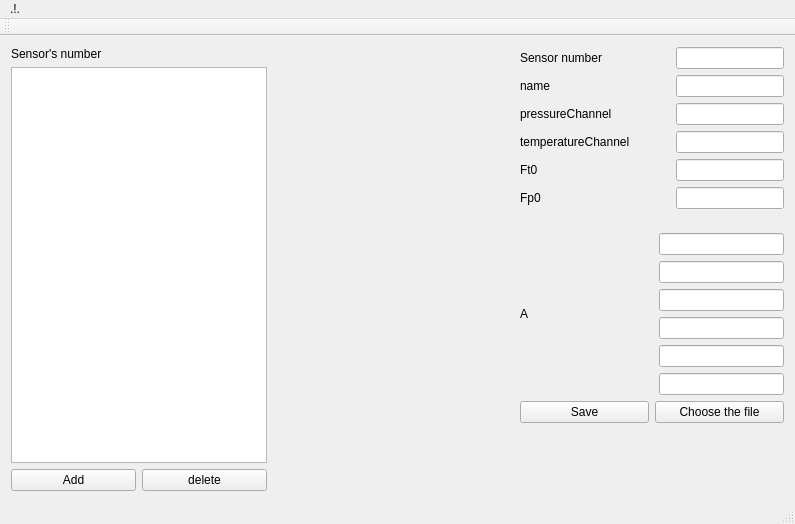
<?xml version="1.0" encoding="UTF-8"?>
<ui version="4.0">
 <class>MainWindow</class>
 <widget class="QMainWindow" name="MainWindow">
  <property name="geometry">
   <rect>
    <x>0</x>
    <y>0</y>
    <width>795</width>
    <height>524</height>
   </rect>
  </property>
  <property name="windowTitle">
   <string>MainWindow</string>
  </property>
  <widget class="QWidget" name="centralWidget">
   <layout class="QGridLayout" name="gridLayout">
    <item row="0" column="0">
     <layout class="QHBoxLayout" name="horizontalLayout_4">
      <item>
       <layout class="QVBoxLayout" name="verticalLayout_2">
        <item>
         <layout class="QVBoxLayout" name="verticalLayout">
          <item>
           <widget class="QLabel" name="label">
            <property name="text">
             <string>Sensor's number</string>
            </property>
           </widget>
          </item>
         </layout>
        </item>
        <item>
         <widget class="QListWidget" name="listWidget"/>
        </item>
        <item>
         <layout class="QHBoxLayout" name="horizontalLayout">
          <item>
           <widget class="QPushButton" name="Pushbutton_add">
            <property name="text">
             <string>Add</string>
            </property>
           </widget>
          </item>
          <item>
           <widget class="QPushButton" name="pushbutton_delete">
            <property name="text">
             <string>delete</string>
            </property>
           </widget>
          </item>
         </layout>
        </item>
       </layout>
      </item>
      <item>
       <spacer name="horizontalSpacer_3">
        <property name="orientation">
         <enum>Qt::Horizontal</enum>
        </property>
        <property name="sizeHint" stdset="0">
         <size>
          <width>40</width>
          <height>20</height>
         </size>
        </property>
       </spacer>
      </item>
      <item>
       <layout class="QVBoxLayout" name="verticalLayout_7">
        <item>
         <layout class="QVBoxLayout" name="verticalLayout_6">
          <item>
           <layout class="QHBoxLayout" name="horizontalLayout_3">
            <item>
             <layout class="QVBoxLayout" name="verticalLayout_5">
              <item>
               <widget class="QLabel" name="label_2">
                <property name="text">
                 <string>Sensor number</string>
                </property>
               </widget>
              </item>
              <item>
               <widget class="QLabel" name="label_3">
                <property name="text">
                 <string>name</string>
                </property>
               </widget>
              </item>
              <item>
               <widget class="QLabel" name="label_4">
                <property name="text">
                 <string>pressureChannel</string>
                </property>
               </widget>
              </item>
              <item>
               <widget class="QLabel" name="label_5">
                <property name="text">
                 <string>temperatureChannel</string>
                </property>
               </widget>
              </item>
              <item>
               <widget class="QLabel" name="label_6">
                <property name="text">
                 <string>Ft0</string>
                </property>
               </widget>
              </item>
              <item>
               <widget class="QLabel" name="label_7">
                <property name="text">
                 <string>Fp0</string>
                </property>
               </widget>
              </item>
             </layout>
            </item>
            <item>
             <spacer name="horizontalSpacer">
              <property name="orientation">
               <enum>Qt::Horizontal</enum>
              </property>
              <property name="sizeHint" stdset="0">
               <size>
                <width>40</width>
                <height>20</height>
               </size>
              </property>
             </spacer>
            </item>
            <item>
             <layout class="QVBoxLayout" name="verticalLayout_4">
              <item>
               <widget class="QLineEdit" name="SensorNumber"/>
              </item>
              <item>
               <widget class="QLineEdit" name="Name"/>
              </item>
              <item>
               <widget class="QLineEdit" name="pressureChanel">
                <property name="text">
                 <string/>
                </property>
               </widget>
              </item>
              <item>
               <widget class="QLineEdit" name="temperatureChannel"/>
              </item>
              <item>
               <widget class="QLineEdit" name="Ft0"/>
              </item>
              <item>
               <widget class="QLineEdit" name="Fp0"/>
              </item>
             </layout>
            </item>
           </layout>
          </item>
          <item>
           <spacer name="verticalSpacer">
            <property name="orientation">
             <enum>Qt::Vertical</enum>
            </property>
            <property name="sizeHint" stdset="0">
             <size>
              <width>20</width>
              <height>18</height>
             </size>
            </property>
           </spacer>
          </item>
          <item>
           <layout class="QHBoxLayout" name="horizontalLayout_2">
            <item>
             <widget class="QLabel" name="label_8">
              <property name="text">
               <string>A</string>
              </property>
             </widget>
            </item>
            <item>
             <spacer name="horizontalSpacer_2">
              <property name="orientation">
               <enum>Qt::Horizontal</enum>
              </property>
              <property name="sizeHint" stdset="0">
               <size>
                <width>40</width>
                <height>20</height>
               </size>
              </property>
             </spacer>
            </item>
            <item>
             <layout class="QVBoxLayout" name="verticalLayout_3">
              <item>
               <widget class="QLineEdit" name="A0"/>
              </item>
              <item>
               <widget class="QLineEdit" name="A1"/>
              </item>
              <item>
               <widget class="QLineEdit" name="A2"/>
              </item>
              <item>
               <widget class="QLineEdit" name="A3"/>
              </item>
              <item>
               <widget class="QLineEdit" name="A4"/>
              </item>
              <item>
               <widget class="QLineEdit" name="A5"/>
              </item>
             </layout>
            </item>
           </layout>
          </item>
         </layout>
        </item>
        <item>
         <layout class="QHBoxLayout" name="horizontalLayout_5">
          <item>
           <widget class="QPushButton" name="pushbutton_save">
            <property name="text">
             <string>Save</string>
            </property>
           </widget>
          </item>
          <item>
           <widget class="QPushButton" name="pushbutton_choose">
            <property name="text">
             <string>Choose the file</string>
            </property>
           </widget>
          </item>
         </layout>
        </item>
        <item>
         <spacer name="verticalSpacer_2">
          <property name="orientation">
           <enum>Qt::Vertical</enum>
          </property>
          <property name="sizeHint" stdset="0">
           <size>
            <width>20</width>
            <height>18</height>
           </size>
          </property>
         </spacer>
        </item>
       </layout>
      </item>
     </layout>
    </item>
   </layout>
  </widget>
  <widget class="QMenuBar" name="menuBar">
   <property name="geometry">
    <rect>
     <x>0</x>
     <y>0</y>
     <width>795</width>
     <height>22</height>
    </rect>
   </property>
   <widget class="QMenu" name="menu">
    <property name="title">
     <string>.!.</string>
    </property>
   </widget>
   <addaction name="menu"/>
  </widget>
  <widget class="QToolBar" name="mainToolBar">
   <attribute name="toolBarArea">
    <enum>TopToolBarArea</enum>
   </attribute>
   <attribute name="toolBarBreak">
    <bool>false</bool>
   </attribute>
  </widget>
  <widget class="QStatusBar" name="statusBar"/>
 </widget>
 <layoutdefault spacing="6" margin="11"/>
 <resources/>
 <connections/>
</ui>
